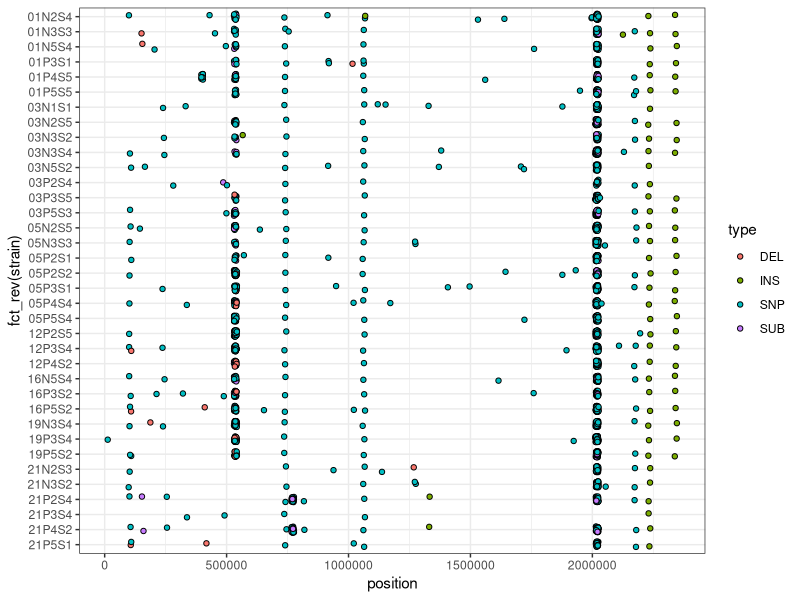
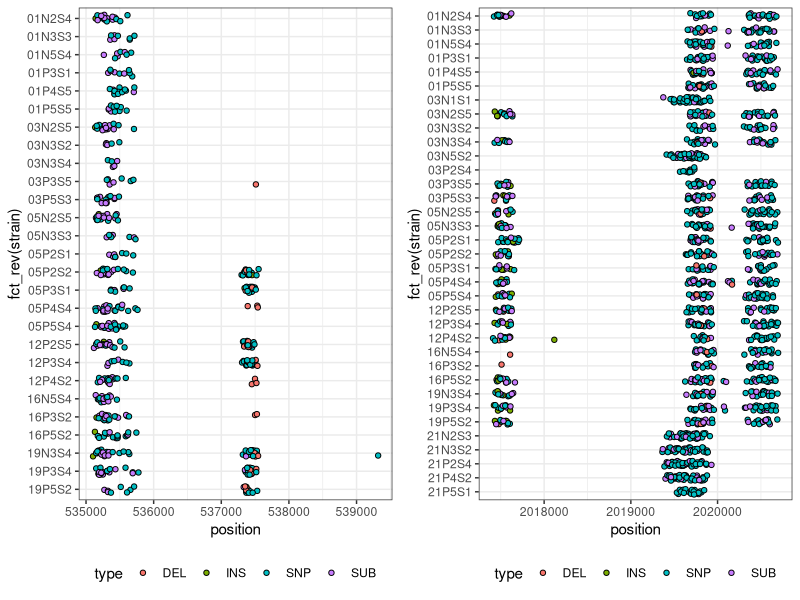

The R source for these figures, in order:
## ---- chunk 1
# Clear and set working directory 
rm(list = ls())
library(tidyverse)
library(here)
library(cowplot)
setwd(here())
## ---- chunk 2
d.compare <- read_tsv(here("breseq/compare-all.tsv"))

# select important columns
d <- d.compare %>%
  select(position, type, mutation_category, strain=title)

# convert to wide firmat
d.wide <- d %>%
  #presence column
  mutate(presence=1)%>%
  pivot_wider(names_from = strain, values_from=presence, values_fill=0)
  
head(d.wide[,1:8])

## ---- chunk 3
#visualize
d %>%
  ggplot(aes(y=fct_rev(strain), x=position))+
    geom_jitter(aes(fill=type), shape=21, height = 0.2,width = 5000)+
  theme_bw()
## ---- chunk 4
#visualize 500k
p1 <- 
d %>%
  filter(position>5.3e5)%>%
  filter(position<5.4e5)%>%
  ggplot(aes(y=fct_rev(strain), x=position))+
    geom_jitter(aes(fill=type), shape=21, height = 0.2,width = 100)+
  theme_bw()+
  theme(legend.position = "bottom")

#visualize 2M
p2 <- 
d %>%
  filter(position>2.01e6)%>%
  filter(position<2.03e6)%>%
  ggplot(aes(y=fct_rev(strain), x=position))+
    geom_jitter(aes(fill=type), shape=21, height = 0.2,width = 100)+
  theme_bw()+
  theme(legend.position = "bottom")

plot_grid(p1,p2)
